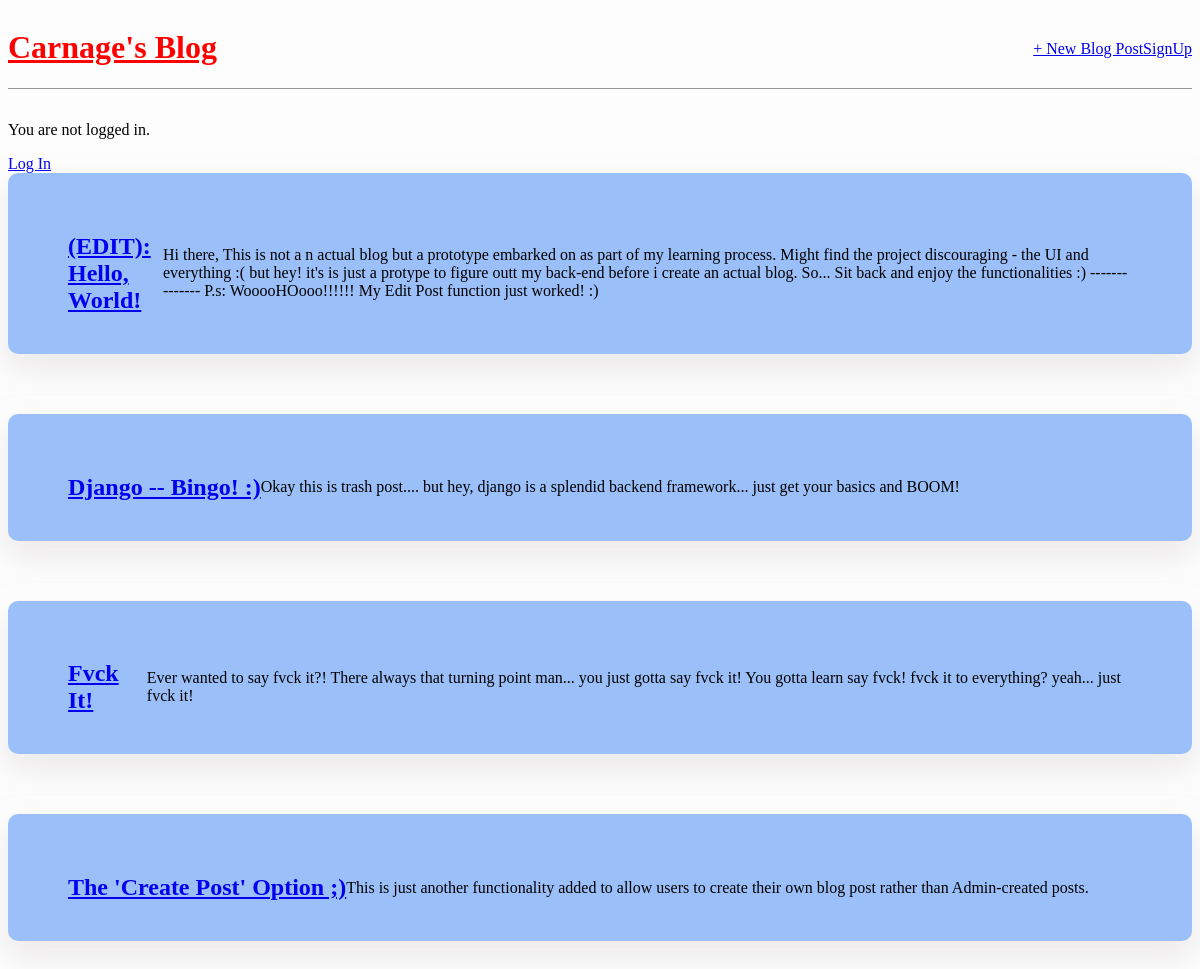
Before: / with the older database file.
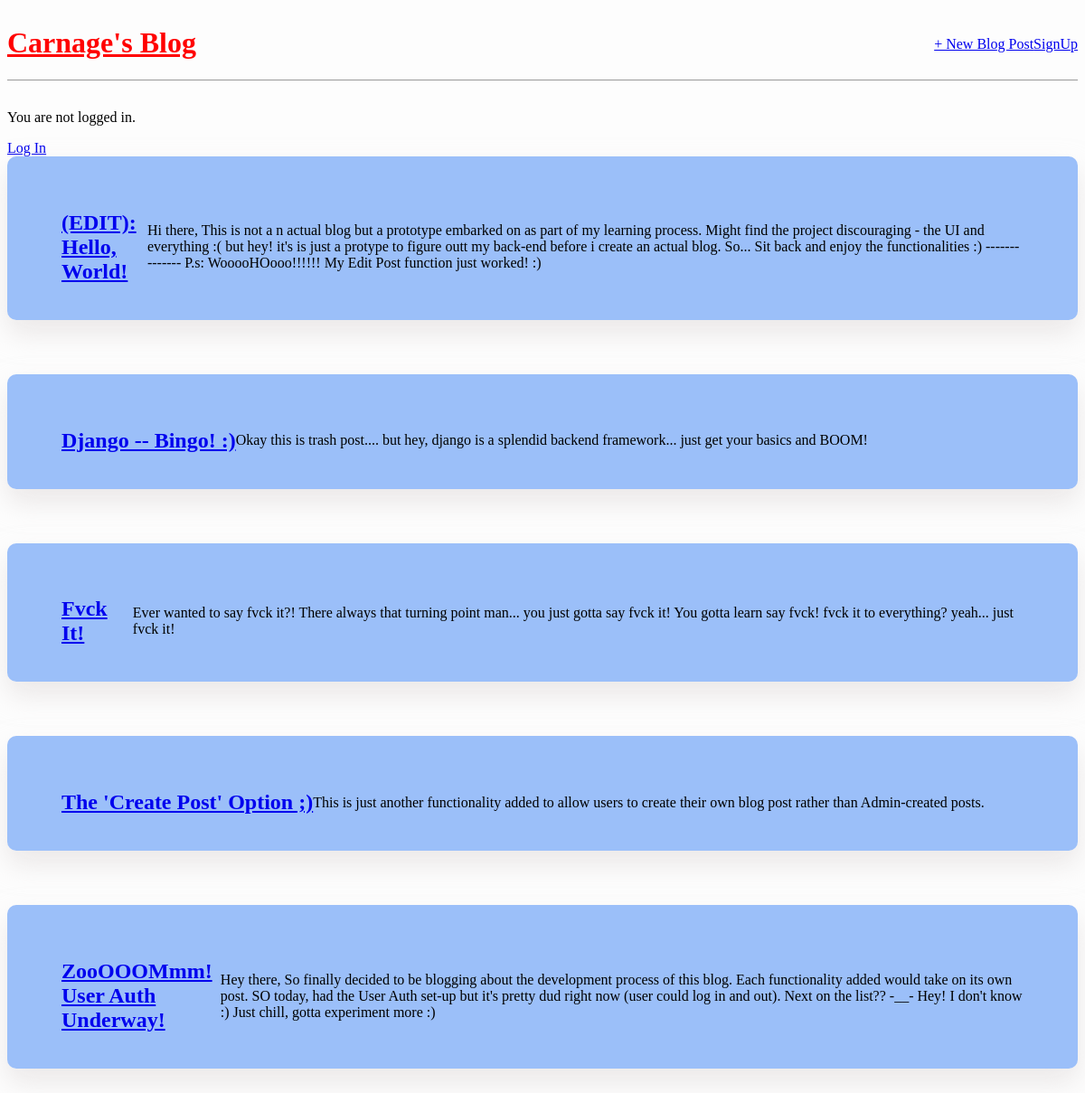
After: the same page with the newer database file.
### blog/models.py (models this page shows, shortened)
class Post(models.Model):
    title = models.CharField(max_length=200)
    author = models.ForeignKey(
        'auth.user', on_delete=models.CASCADE,
    )
    body = models.TextField()

### blog/views.py (the view)
# urls.py: path('', BlogListView.as_view(), name='home'),
class BlogListView(ListView):
    model = Post
    template_name = 'home.html'

### templates/home.html
{% extends 'base.html' %}
{% block content %}
    {% for post in object_list %}
    <div class="post-entry">
        <h2><a href="{% url 'post_detail' post.pk %}">{{ post.title }}</a></h2>
        <p>{{ post.body }}</p>
    </div>
    {% endfor %}
{% endblock %}

### templates/base.html (shortened to what this page needs)
{% load static %}
<!DOCTYPE html>
<html>
<head>
    <link href="{% static 'css/main.css' %}" rel="stylesheet">
</head>
<body>
    <div>
        <header>
            <div class="nav-left">
                <h1><a href="{% url 'home' %}">Carnage's Blog</a></h1>
            </div>
            <div class="nav-right">
                <a href="{% url 'post_new' %}"> + New Blog Post</a>
                <a href="{% url 'signup' %}">SignUp</a>
            </div>
        </header>
        {% if user.is_authenticated %}
            <p> Hi {{ user.username }} </p>
            <p><a href="{% url 'logout' %}">Log Out</a></p>
        {% else %}
            <p>You are not logged in.</p>
            <a href="{% url 'login' %}">Log In</a>
        {% endif %}
        {% block content %}
        {% endblock %}
    </div>
</body>
</html>

### static/css/main.css (style rules this page uses)
header h1 a { color: red; }
.post-entry { display: block; background-color: rgb(59,130,246,0.5); padding: 40px 60px; position: relative; box-shadow: 0px 15px 30px rgba(219, 213, 213, 0.521); transition: 0.3s; border-radius: 10px; margin-bottom: 60px; }
.post-entry { display: flex; align-items: center; padding-bottom: 20px; }
div { display: block; }
* { --tw-shadow: 0 0 transparent; --tw-ring-inset: var(--tw-empty, ); --tw-ring-offset-width: 0px; --tw-ring-offset-color: #fff; --tw-ring-color: rgba(59,130,246,0.5); --tw-ring-offset-shadow: 0 0 transparent; --tw-ring-shadow: 0 0 transparent; }
*, *::before, *::after { box-sizing: border-box; }
html { background-color:rgb(253, 253, 253); }
header { border-bottom: 1px solid #999; margin-bottom: 2rem; display: flex; }
.nav-right { display: flex; padding-top: 2rem; }
.nav-left { margin-right: auto; }
.post-entry p { margin: 0; font-weight: 400; }

Changed rows visible on the page:
added Post: title "ZooOOOMmm! User Auth Underway!", body "Hey there, So finally decided to be blogging about the development process of this blog. Each functionality added would take on its own post. SO today, had the User Auth set-up but it's pretty dud right now (user could log in and out). Next on the list?? -__- Hey! I don't know :) Just chill, gotta experiment more :)"
